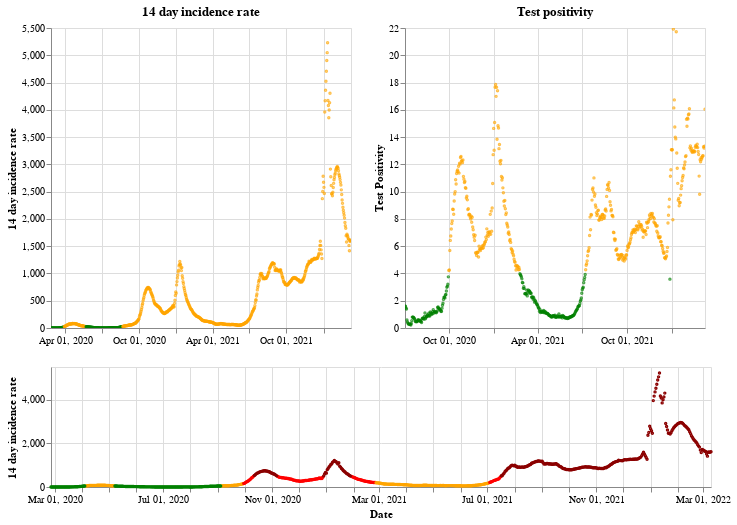

Here is the notebook cell this chart was saved with:
### Markdown cell above
## Northern Ireland

### Code cell
plot_traffic_light('Northern Ireland')

### Figure 1 — Vega-Lite specification as saved in the notebook (floating-point values rounded to 4 significant figures; data arrays with more than 128 entries replaced by an {"elided": "..."} marker saying what was removed)
{"config": {"view": {"continuousWidth": 400, "continuousHeight": 300}}, "vconcat": [{"hconcat": [{"mark": {"type": "point", "size": 2}, "encoding": {"color": {"condition": {"value": "green", "test": "(datum.twoWeeklyCasesRate <= 25)"}, "value": "orange"}, "tooltip": [{"type": "nominal", "field": "areaName"}, {"type": "temporal", "field": "date"}, {"type": "quantitative", "field": "twoWeeklyCasesRate"}, {"type": "quantitative", "field": "testPositivity"}], "x": {"type": "temporal", "axis": {"title": ""}, "field": "date", "scale": {"domain": {"selection": "DateBrush"}}, "timeUnit": "yearmonthdate"}, "y": {"type": "quantitative", "axis": {"title": "14 day incidence rate"}, "field": "twoWeeklyCasesRate"}}, "title": "14 day incidence rate", "width": 300}, {"mark": {"type": "point", "size": 2}, "encoding": {"color": {"condition": {"value": "green", "test": "(datum.testPositivity <= 4)"}, "value": "orange"}, "tooltip": [{"type": "nominal", "field": "areaName"}, {"type": "temporal", "field": "date"}, {"type": "quantitative", "field": "twoWeeklyCasesRate"}, {"type": "quantitative", "field": "testPositivity"}], "x": {"type": "temporal", "axis": {"title": ""}, "field": "date", "scale": {"domain": {"selection": "DateBrush"}}, "timeUnit": "yearmonthdate"}, "y": {"type": "quantitative", "axis": {"title": "Test Positivity"}, "field": "testPositivity"}}, "title": "Test positivity", "width": 300}]}, {"layer": [{"mark": {"type": "point", "size": 2}, "encoding": {"color": {"condition": {"value": "orange", "test": "(((datum.testPositivity < 4) && (datum.twoWeeklyCasesRate >= 50)) && (datum.twoWeeklyCasesRate < 200))"}, "value": "red"}, "opacity": {"condition": {"value": 1, "test": "((datum.twoWeeklyCasesRate >= 50) && (datum.twoWeeklyCasesRate < 500))"}, "value": 0}, "tooltip": [{"type": "nominal", "field": "areaName"}, {"type": "temporal", "field": "date"}, {"type": "quantitative", "field": "twoWeeklyCasesRate"}, {"type": "quantitative", "field": "testPositivity"}], "x": {"type": "temporal", "axis": {"title": "Date"}, "field": "date", "timeUnit": "yearmonthdate"}, "y": {"type": "quantitative", "axis": {"title": "14 day incidence rate"}, "field": "twoWeeklyCasesRate"}}, "selection": {"DateBrush": {"type": "interval", "encodings": ["x"], "fields": ["Time"]}}}, {"mark": {"type": "point", "size": 2}, "encoding": {"color": {"value": "darkred"}, "opacity": {"condition": {"value": 1, "test": "(datum.twoWeeklyCasesRate >= 500)"}, "value": 0}, "tooltip": [{"type": "nominal", "field": "areaName"}, {"type": "temporal", "field": "date"}, {"type": "quantitative", "field": "twoWeeklyCasesRate"}, {"type": "quantitative", "field": "testPositivity"}], "x": {"type": "temporal", "axis": {"title": "Date"}, "field": "date", "timeUnit": "yearmonthdate"}, "y": {"type": "quantitative", "axis": {"title": "14 day incidence rate"}, "field": "twoWeeklyCasesRate"}}}, {"mark": {"type": "point", "size": 2}, "encoding": {"color": {"condition": {"value": "green", "test": "((datum.testPositivity < 4) && (datum.twoWeeklyCasesRate < 50))"}, "value": "orange"}, "opacity": {"condition": {"value": 1, "test": "(datum.twoWeeklyCasesRate < 50)"}, "value": 0}, "tooltip": [{"type": "nominal", "field": "areaName"}, {"type": "temporal", "field": "date"}, {"type": "quantitative", "field": "twoWeeklyCasesRate"}, {"type": "quantitative", "field": "testPositivity"}], "x": {"type": "temporal", "axis": {"title": "Date"}, "field": "date", "timeUnit": "yearmonthdate"}, "y": {"type": "quantitative", "axis": {"title": "14 day incidence rate"}, "field": "twoWeeklyCasesRate"}}}], "height": 120, "width": 660}], "data": {"name": "data-05f32d1db774e4665329ed8928a5bd37"}, "$schema": "https://vega.github.io/schema/vega-lite/v4.8.1.json", "datasets": {"data-05f32d1db774e4665329ed8928a5bd37": {"elided": "744 records"}}}
